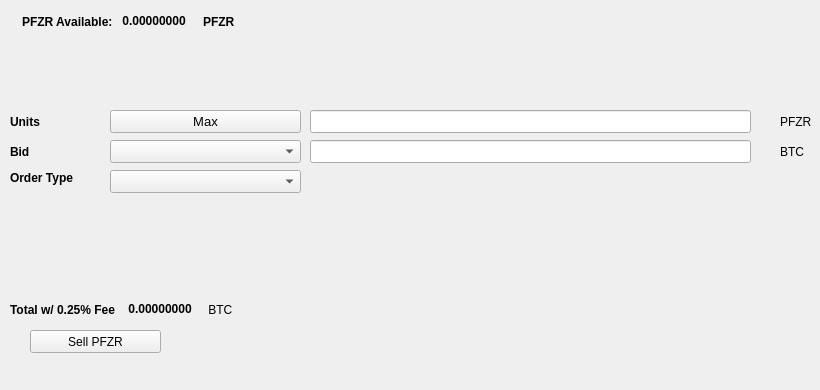
   <widget class="QWidget" name="SellTab">
    <attribute name="title">
     <string>Sell</string>
    </attribute>
    <widget class="QLabel" name="label_16">
     <property name="geometry">
      <rect>
       <x>780</x>
       <y>140</y>
       <width>31</width>
       <height>23</height>
      </rect>
     </property>
     <property name="text">
      <string>BTC</string>
     </property>
    </widget>
    <widget class="QComboBox" name="SellBidcomboBox">
     <property name="geometry">
      <rect>
       <x>110</x>
       <y>140</y>
       <width>191</width>
       <height>23</height>
      </rect>
     </property>
     <property name="font">
      <font>
       <pointsize>10</pointsize>
      </font>
     </property>
    </widget>
    <widget class="QLabel" name="label_18">
     <property name="geometry">
      <rect>
       <x>10</x>
       <y>110</y>
       <width>46</width>
       <height>23</height>
      </rect>
     </property>
     <property name="font">
      <font>
       <weight>75</weight>
       <bold>true</bold>
      </font>
     </property>
     <property name="text">
      <string>Units</string>
     </property>
    </widget>
    <widget class="QPushButton" name="Sell_Max_Amount">
     <property name="geometry">
      <rect>
       <x>110</x>
       <y>110</y>
       <width>191</width>
       <height>23</height>
      </rect>
     </property>
     <property name="font">
      <font>
       <pointsize>10</pointsize>
      </font>
     </property>
     <property name="text">
      <string>Max</string>
     </property>
    </widget>
    <widget class="QLabel" name="label_20">
     <property name="geometry">
      <rect>
       <x>10</x>
       <y>170</y>
       <width>91</width>
       <height>16</height>
      </rect>
     </property>
     <property name="font">
      <font>
       <weight>75</weight>
       <bold>true</bold>
      </font>
     </property>
     <property name="text">
      <string>Order Type</string>
     </property>
    </widget>
    <widget class="QComboBox" name="SellOrdertypeCombo">
     <property name="geometry">
      <rect>
       <x>110</x>
       <y>170</y>
       <width>191</width>
       <height>23</height>
      </rect>
     </property>
     <property name="font">
      <font>
       <pointsize>10</pointsize>
      </font>
     </property>
    </widget>
    <widget class="QLabel" name="label_21">
     <property name="geometry">
      <rect>
       <x>10</x>
       <y>140</y>
       <width>46</width>
       <height>23</height>
      </rect>
     </property>
     <property name="font">
      <font>
       <weight>75</weight>
       <bold>true</bold>
      </font>
     </property>
     <property name="text">
      <string>Bid</string>
     </property>
    </widget>
    <widget class="QLabel" name="label_22">
     <property name="geometry">
      <rect>
       <x>780</x>
       <y>110</y>
       <width>31</width>
       <height>23</height>
      </rect>
     </property>
     <property name="text">
      <string>PFZR</string>
     </property>
    </widget>
    <widget class="QLineEdit" name="UnitsInputPFZR">
     <property name="geometry">
      <rect>
       <x>310</x>
       <y>110</y>
       <width>441</width>
       <height>23</height>
      </rect>
     </property>
     <property name="font">
      <font>
       <pointsize>9</pointsize>
       <weight>75</weight>
       <bold>true</bold>
      </font>
     </property>
    </widget>
    <widget class="QLineEdit" name="SellBidPriceEdit">
     <property name="geometry">
      <rect>
       <x>310</x>
       <y>140</y>
       <width>441</width>
       <height>23</height>
      </rect>
     </property>
     <property name="font">
      <font>
       <pointsize>9</pointsize>
       <weight>75</weight>
       <bold>true</bold>
      </font>
     </property>
    </widget>
    <widget class="QPushButton" name="SellPFZRBTN">
     <property name="geometry">
      <rect>
       <x>30</x>
       <y>330</y>
       <width>131</width>
       <height>23</height>
      </rect>
     </property>
     <property name="text">
      <string>Sell PFZR</string>
     </property>
     <property name="icon">
      <iconset resource="../pfzercoin">
       <normaloff>:/icons/bitcoin</normaloff>:/icons/bitcoin</iconset>
     </property>
    </widget>
    <widget class="QWidget" name="layoutWidget3">
     <property name="geometry">
      <rect>
       <x>22</x>
       <y>12</y>
       <width>258</width>
       <height>19</height>
      </rect>
     </property>
     <layout class="QHBoxLayout" name="horizontalLayout">
      <item>
       <widget class="QLabel" name="label232_2">
        <property name="font">
         <font>
          <weight>75</weight>
          <bold>true</bold>
         </font>
        </property>
        <property name="text">
         <string>PFZR Available:</string>
        </property>
       </widget>
      </item>
      <item>
       <widget class="QLabel" name="PFZRAvailableLabel">
        <property name="palette">
         <palette>
          <active>
           <colorrole role="WindowText">
            <brush brushstyle="SolidPattern">
             <color alpha="255">
              <red>0</red>
              <green>0</green>
              <blue>0</blue>
             </color>
            </brush>
           </colorrole>
           <colorrole role="Button">
            <brush brushstyle="SolidPattern">
             <color alpha="255">
              <red>0</red>
              <green>170</green>
              <blue>0</blue>
             </color>
            </brush>
           </colorrole>
           <colorrole role="Light">
            <brush brushstyle="SolidPattern">
             <color alpha="255">
              <red>0</red>
              <green>255</green>
              <blue>0</blue>
             </color>
            </brush>
           </colorrole>
           <colorrole role="Midlight">
            <brush brushstyle="SolidPattern">
             <color alpha="255">
              <red>0</red>
              <green>212</green>
              <blue>0</blue>
             </color>
            </brush>
           </colorrole>
           <colorrole role="Dark">
            <brush brushstyle="SolidPattern">
             <color alpha="255">
              <red>0</red>
              <green>85</green>
              <blue>0</blue>
             </color>
            </brush>
           </colorrole>
           <colorrole role="Mid">
            <brush brushstyle="SolidPattern">
             <color alpha="255">
              <red>0</red>
              <green>113</green>
              <blue>0</blue>
             </color>
            </brush>
           </colorrole>
           <colorrole role="Text">
            <brush brushstyle="SolidPattern">
             <color alpha="255">
              <red>0</red>
              <green>170</green>
              <blue>0</blue>
             </color>
            </brush>
           </colorrole>
           <colorrole role="BrightText">
            <brush brushstyle="SolidPattern">
             <color alpha="255">
              <red>255</red>
              <green>255</green>
              <blue>255</blue>
             </color>
            </brush>
           </colorrole>
           <colorrole role="ButtonText">
            <brush brushstyle="SolidPattern">
             <color alpha="255">
              <red>0</red>
              <green>0</green>
              <blue>0</blue>
             </color>
            </brush>
           </colorrole>
           <colorrole role="Base">
            <brush brushstyle="SolidPattern">
             <color alpha="255">
              <red>255</red>
              <green>255</green>
              <blue>255</blue>
             </color>
            </brush>
           </colorrole>
           <colorrole role="Window">
            <brush brushstyle="SolidPattern">
             <color alpha="255">
              <red>0</red>
              <green>170</green>
              <blue>0</blue>
             </color>
            </brush>
           </colorrole>
           <colorrole role="Shadow">
            <brush brushstyle="SolidPattern">
             <color alpha="255">
              <red>0</red>
              <green>0</green>
              <blue>0</blue>
             </color>
            </brush>
           </colorrole>
           <colorrole role="AlternateBase">
            <brush brushstyle="SolidPattern">
             <color alpha="255">
              <red>127</red>
              <green>212</green>
              <blue>127</blue>
             </color>
            </brush>
           </colorrole>
           <colorrole role="ToolTipBase">
            <brush brushstyle="SolidPattern">
             <color alpha="255">
              <red>255</red>
              <green>255</green>
              <blue>220</blue>
             </color>
            </brush>
           </colorrole>
           <colorrole role="ToolTipText">
            <brush brushstyle="SolidPattern">
             <color alpha="255">
              <red>0</red>
              <green>0</green>
              <blue>0</blue>
             </color>
            </brush>
           </colorrole>
          </active>
          <inactive>
           <colorrole role="WindowText">
            <brush brushstyle="SolidPattern">
             <color alpha="255">
              <red>0</red>
              <green>0</green>
              <blue>0</blue>
             </color>
            </brush>
           </colorrole>
           <colorrole role="Button">
            <brush brushstyle="SolidPattern">
             <color alpha="255">
              <red>0</red>
              <green>170</green>
              <blue>0</blue>
             </color>
            </brush>
           </colorrole>
           <colorrole role="Light">
            <brush brushstyle="SolidPattern">
             <color alpha="255">
              <red>0</red>
              <green>255</green>
              <blue>0</blue>
             </color>
            </brush>
           </colorrole>
           <colorrole role="Midlight">
            <brush brushstyle="SolidPattern">
             <color alpha="255">
              <red>0</red>
              <green>212</green>
              <blue>0</blue>
             </color>
            </brush>
           </colorrole>
           <colorrole role="Dark">
            <brush brushstyle="SolidPattern">
             <color alpha="255">
              <red>0</red>
              <green>85</green>
              <blue>0</blue>
             </color>
            </brush>
           </colorrole>
           <colorrole role="Mid">
            <brush brushstyle="SolidPattern">
             <color alpha="255">
              <red>0</red>
              <green>113</green>
              <blue>0</blue>
             </color>
            </brush>
           </colorrole>
           <colorrole role="Text">
            <brush brushstyle="SolidPattern">
             <color alpha="255">
              <red>0</red>
              <green>170</green>
              <blue>0</blue>
             </color>
            </brush>
           </colorrole>
           <colorrole role="BrightText">
            <brush brushstyle="SolidPattern">
             <color alpha="255">
              <red>255</red>
              <green>255</green>
              <blue>255</blue>
             </color>
            </brush>
           </colorrole>
           <colorrole role="ButtonText">
            <brush brushstyle="SolidPattern">
             <color alpha="255">
              <red>0</red>
              <green>0</green>
              <blue>0</blue>
             </color>
            </brush>
           </colorrole>
           <colorrole role="Base">
            <brush brushstyle="SolidPattern">
             <color alpha="255">
              <red>255</red>
              <green>255</green>
              <blue>255</blue>
             </color>
            </brush>
           </colorrole>
           <colorrole role="Window">
            <brush brushstyle="SolidPattern">
             <color alpha="255">
              <red>0</red>
              <green>170</green>
              <blue>0</blue>
             </color>
            </brush>
           </colorrole>
           <colorrole role="Shadow">
            <brush brushstyle="SolidPattern">
             <color alpha="255">
              <red>0</red>
              <green>0</green>
              <blue>0</blue>
             </color>
            </brush>
           </colorrole>
           <colorrole role="AlternateBase">
            <brush brushstyle="SolidPattern">
             <color alpha="255">
              <red>127</red>
              <green>212</green>
              <blue>127</blue>
             </color>
            </brush>
           </colorrole>
           <colorrole role="ToolTipBase">
            <brush brushstyle="SolidPattern">
             <color alpha="255">
              <red>255</red>
              <green>255</green>
              <blue>220</blue>
             </color>
            </brush>
           </colorrole>
           <colorrole role="ToolTipText">
            <brush brushstyle="SolidPattern">
             <color alpha="255">
              <red>0</red>
              <green>0</green>
              <blue>0</blue>
             </color>
            </brush>
           </colorrole>
          </inactive>
          <disabled>
           <colorrole role="WindowText">
            <brush brushstyle="SolidPattern">
             <color alpha="255">
              <red>0</red>
              <green>85</green>
              <blue>0</blue>
             </color>
            </brush>
           </colorrole>
           <colorrole role="Button">
            <brush brushstyle="SolidPattern">
             <color alpha="255">
              <red>0</red>
              <green>170</green>
              <blue>0</blue>
             </color>
            </brush>
           </colorrole>
           <colorrole role="Light">
            <brush brushstyle="SolidPattern">
             <color alpha="255">
              <red>0</red>
              <green>255</green>
              <blue>0</blue>
             </color>
            </brush>
           </colorrole>
           <colorrole role="Midlight">
            <brush brushstyle="SolidPattern">
             <color alpha="255">
              <red>0</red>
              <green>212</green>
              <blue>0</blue>
             </color>
            </brush>
           </colorrole>
           <colorrole role="Dark">
            <brush brushstyle="SolidPattern">
             <color alpha="255">
              <red>0</red>
              <green>85</green>
              <blue>0</blue>
             </color>
            </brush>
           </colorrole>
           <colorrole role="Mid">
            <brush brushstyle="SolidPattern">
             <color alpha="255">
              <red>0</red>
              <green>113</green>
              <blue>0</blue>
             </color>
            </brush>
           </colorrole>
           <colorrole role="Text">
            <brush brushstyle="SolidPattern">
             <color alpha="255">
              <red>0</red>
              <green>85</green>
              <blue>0</blue>
             </color>
            </brush>
           </colorrole>
           <colorrole role="BrightText">
            <brush brushstyle="SolidPattern">
             <color alpha="255">
              <red>255</red>
              <green>255</green>
              <blue>255</blue>
             </color>
            </brush>
           </colorrole>
           <colorrole role="ButtonText">
            <brush brushstyle="SolidPattern">
             <color alpha="255">
              <red>0</red>
              <green>85</green>
              <blue>0</blue>
             </color>
            </brush>
           </colorrole>
           <colorrole role="Base">
            <brush brushstyle="SolidPattern">
             <color alpha="255">
              <red>0</red>
              <green>170</green>
              <blue>0</blue>
             </color>
            </brush>
           </colorrole>
           <colorrole role="Window">
            <brush brushstyle="SolidPattern">
             <color alpha="255">
              <red>0</red>
              <green>170</green>
              <blue>0</blue>
             </color>
            </brush>
           </colorrole>
           <colorrole role="Shadow">
            <brush brushstyle="SolidPattern">
             <color alpha="255">
              <red>0</red>
              <green>0</green>
              <blue>0</blue>
             </color>
            </brush>
           </colorrole>
           <colorrole role="AlternateBase">
            <brush brushstyle="SolidPattern">
             <color alpha="255">
              <red>0</red>
              <green>170</green>
              <blue>0</blue>
             </color>
            </brush>
           </colorrole>
           <colorrole role="ToolTipBase">
            <brush brushstyle="SolidPattern">
             <color alpha="255">
              <red>255</red>
              <green>255</green>
              <blue>220</blue>
             </color>
            </brush>
           </colorrole>
           <colorrole role="ToolTipText">
            <brush brushstyle="SolidPattern">
             <color alpha="255">
              <red>0</red>
              <green>0</green>
              <blue>0</blue>
             </color>
            </brush>
           </colorrole>
          </disabled>
         </palette>
        </property>
        <property name="font">
         <font>
          <weight>75</weight>
          <bold>true</bold>
         </font>
        </property>
        <property name="text">
         <string> 0.00000000 </string>
        </property>
        <property name="textInteractionFlags">
         <set>Qt::LinksAccessibleByMouse|Qt::TextSelectableByKeyboard|Qt::TextSelectableByMouse</set>
        </property>
       </widget>
      </item>
      <item>
       <widget class="QLabel" name="labelPFZR">
        <property name="font">
         <font>
          <weight>75</weight>
          <bold>true</bold>
         </font>
        </property>
        <property name="text">
         <string>PFZR</string>
        </property>
       </widget>
      </item>
     </layout>
    </widget>
    <widget class="QWidget" name="layoutWidget">
     <property name="geometry">
      <rect>
       <x>10</x>
       <y>300</y>
       <width>268</width>
       <height>19</height>
      </rect>
     </property>
     <layout class="QHBoxLayout" name="horizontalLayout_2">
      <item>
       <widget class="QLabel" name="label_19">
        <property name="font">
         <font>
          <weight>75</weight>
          <bold>true</bold>
         </font>
        </property>
        <property name="text">
         <string>Total w/ 0.25% Fee </string>
        </property>
       </widget>
      </item>
      <item>
       <widget class="QLabel" name="SellCostLabel">
        <property name="palette">
         <palette>
          <active>
           <colorrole role="WindowText">
            <brush brushstyle="SolidPattern">
             <color alpha="255">
              <red>0</red>
              <green>0</green>
              <blue>0</blue>
             </color>
            </brush>
           </colorrole>
           <colorrole role="Button">
            <brush brushstyle="SolidPattern">
             <color alpha="255">
              <red>0</red>
              <green>170</green>
              <blue>0</blue>
             </color>
            </brush>
           </colorrole>
           <colorrole role="Light">
            <brush brushstyle="SolidPattern">
             <color alpha="255">
              <red>0</red>
              <green>255</green>
              <blue>0</blue>
             </color>
            </brush>
           </colorrole>
           <colorrole role="Midlight">
            <brush brushstyle="SolidPattern">
             <color alpha="255">
              <red>0</red>
              <green>212</green>
              <blue>0</blue>
             </color>
            </brush>
           </colorrole>
           <colorrole role="Dark">
            <brush brushstyle="SolidPattern">
             <color alpha="255">
              <red>0</red>
              <green>85</green>
              <blue>0</blue>
             </color>
            </brush>
           </colorrole>
           <colorrole role="Mid">
            <brush brushstyle="SolidPattern">
             <color alpha="255">
              <red>0</red>
              <green>113</green>
              <blue>0</blue>
             </color>
            </brush>
           </colorrole>
           <colorrole role="Text">
            <brush brushstyle="SolidPattern">
             <color alpha="255">
              <red>0</red>
              <green>170</green>
              <blue>0</blue>
             </color>
            </brush>
           </colorrole>
           <colorrole role="BrightText">
            <brush brushstyle="SolidPattern">
             <color alpha="255">
              <red>255</red>
              <green>255</green>
              <blue>255</blue>
             </color>
            </brush>
           </colorrole>
           <colorrole role="ButtonText">
            <brush brushstyle="SolidPattern">
             <color alpha="255">
              <red>0</red>
              <green>0</green>
              <blue>0</blue>
             </color>
            </brush>
           </colorrole>
           <colorrole role="Base">
            <brush brushstyle="SolidPattern">
             <color alpha="255">
              <red>255</red>
              <green>255</green>
              <blue>255</blue>
             </color>
            </brush>
           </colorrole>
           <colorrole role="Window">
            <brush brushstyle="SolidPattern">
             <color alpha="255">
              <red>0</red>
              <green>170</green>
              <blue>0</blue>
             </color>
            </brush>
           </colorrole>
           <colorrole role="Shadow">
            <brush brushstyle="SolidPattern">
             <color alpha="255">
              <red>0</red>
              <green>0</green>
              <blue>0</blue>
             </color>
            </brush>
           </colorrole>
           <colorrole role="AlternateBase">
            <brush brushstyle="SolidPattern">
             <color alpha="255">
              <red>127</red>
              <green>212</green>
              <blue>127</blue>
             </color>
            </brush>
           </colorrole>
           <colorrole role="ToolTipBase">
            <brush brushstyle="SolidPattern">
             <color alpha="255">
              <red>255</red>
              <green>255</green>
              <blue>220</blue>
             </color>
            </brush>
           </colorrole>
           <colorrole role="ToolTipText">
            <brush brushstyle="SolidPattern">
             <color alpha="255">
              <red>0</red>
              <green>0</green>
              <blue>0</blue>
             </color>
            </brush>
           </colorrole>
          </active>
          <inactive>
           <colorrole role="WindowText">
            <brush brushstyle="SolidPattern">
             <color alpha="255">
              <red>0</red>
              <green>0</green>
              <blue>0</blue>
             </color>
            </brush>
           </colorrole>
           <colorrole role="Button">
            <brush brushstyle="SolidPattern">
             <color alpha="255">
              <red>0</red>
              <green>170</green>
              <blue>0</blue>
             </color>
            </brush>
           </colorrole>
           <colorrole role="Light">
            <brush brushstyle="SolidPattern">
             <color alpha="255">
              <red>0</red>
              <green>255</green>
              <blue>0</blue>
             </color>
            </brush>
           </colorrole>
           <colorrole role="Midlight">
            <brush brushstyle="SolidPattern">
             <color alpha="255">
              <red>0</red>
              <green>212</green>
              <blue>0</blue>
             </color>
            </brush>
           </colorrole>
           <colorrole role="Dark">
            <brush brushstyle="SolidPattern">
             <color alpha="255">
              <red>0</red>
              <green>85</green>
              <blue>0</blue>
             </color>
            </brush>
           </colorrole>
           <colorrole role="Mid">
            <brush brushstyle="SolidPattern">
             <color alpha="255">
              <red>0</red>
              <green>113</green>
              <blue>0</blue>
             </color>
            </brush>
           </colorrole>
           <colorrole role="Text">
            <brush brushstyle="SolidPattern">
             <color alpha="255">
              <red>0</red>
              <green>170</green>
              <blue>0</blue>
             </color>
            </brush>
           </colorrole>
           <colorrole role="BrightText">
            <brush brushstyle="SolidPattern">
             <color alpha="255">
              <red>255</red>
              <green>255</green>
              <blue>255</blue>
             </color>
            </brush>
           </colorrole>
           <colorrole role="ButtonText">
            <brush brushstyle="SolidPattern">
             <color alpha="255">
              <red>0</red>
              <green>0</green>
              <blue>0</blue>
             </color>
            </brush>
           </colorrole>
           <colorrole role="Base">
            <brush brushstyle="SolidPattern">
             <color alpha="255">
              <red>255</red>
              <green>255</green>
              <blue>255</blue>
             </color>
            </brush>
           </colorrole>
           <colorrole role="Window">
            <brush brushstyle="SolidPattern">
             <color alpha="255">
              <red>0</red>
              <green>170</green>
              <blue>0</blue>
             </color>
            </brush>
           </colorrole>
           <colorrole role="Shadow">
            <brush brushstyle="SolidPattern">
             <color alpha="255">
              <red>0</red>
              <green>0</green>
              <blue>0</blue>
             </color>
            </brush>
           </colorrole>
           <colorrole role="AlternateBase">
            <brush brushstyle="SolidPattern">
             <color alpha="255">
              <red>127</red>
              <green>212</green>
              <blue>127</blue>
             </color>
            </brush>
           </colorrole>
           <colorrole role="ToolTipBase">
            <brush brushstyle="SolidPattern">
             <color alpha="255">
              <red>255</red>
              <green>255</green>
              <blue>220</blue>
             </color>
            </brush>
           </colorrole>
           <colorrole role="ToolTipText">
            <brush brushstyle="SolidPattern">
             <color alpha="255">
              <red>0</red>
              <green>0</green>
              <blue>0</blue>
             </color>
            </brush>
           </colorrole>
          </inactive>
          <disabled>
           <colorrole role="WindowText">
            <brush brushstyle="SolidPattern">
             <color alpha="255">
              <red>0</red>
              <green>85</green>
              <blue>0</blue>
             </color>
            </brush>
           </colorrole>
           <colorrole role="Button">
            <brush brushstyle="SolidPattern">
             <color alpha="255">
              <red>0</red>
              <green>170</green>
              <blue>0</blue>
             </color>
            </brush>
           </colorrole>
           <colorrole role="Light">
            <brush brushstyle="SolidPattern">
             <color alpha="255">
              <red>0</red>
              <green>255</green>
              <blue>0</blue>
             </color>
            </brush>
           </colorrole>
           <colorrole role="Midlight">
            <brush brushstyle="SolidPattern">
             <color alpha="255">
              <red>0</red>
              <green>212</green>
              <blue>0</blue>
             </color>
            </brush>
           </colorrole>
           <colorrole role="Dark">
            <brush brushstyle="SolidPattern">
             <color alpha="255">
              <red>0</red>
              <green>85</green>
              <blue>0</blue>
             </color>
            </brush>
           </colorrole>
           <colorrole role="Mid">
            <brush brushstyle="SolidPattern">
             <color alpha="255">
              <red>0</red>
              <green>113</green>
              <blue>0</blue>
             </color>
            </brush>
           </colorrole>
           <colorrole role="Text">
            <brush brushstyle="SolidPattern">
             <color alpha="255">
              <red>0</red>
              <green>85</green>
              <blue>0</blue>
             </color>
            </brush>
           </colorrole>
           <colorrole role="BrightText">
            <brush brushstyle="SolidPattern">
             <color alpha="255">
              <red>255</red>
              <green>255</green>
              <blue>255</blue>
             </color>
            </brush>
           </colorrole>
           <colorrole role="ButtonText">
            <brush brushstyle="SolidPattern">
             <color alpha="255">
              <red>0</red>
              <green>85</green>
              <blue>0</blue>
             </color>
            </brush>
           </colorrole>
           <colorrole role="Base">
            <brush brushstyle="SolidPattern">
             <color alpha="255">
              <red>0</red>
              <green>170</green>
              <blue>0</blue>
             </color>
            </brush>
           </colorrole>
           <colorrole role="Window">
            <brush brushstyle="SolidPattern">
             <color alpha="255">
              <red>0</red>
              <green>170</green>
              <blue>0</blue>
             </color>
            </brush>
           </colorrole>
           <colorrole role="Shadow">
            <brush brushstyle="SolidPattern">
             <color alpha="255">
              <red>0</red>
              <green>0</green>
              <blue>0</blue>
             </color>
            </brush>
           </colorrole>
           <colorrole role="AlternateBase">
            <brush brushstyle="SolidPattern">
             <color alpha="255">
              <red>0</red>
              <green>170</green>
              <blue>0</blue>
             </color>
            </brush>
           </colorrole>
           <colorrole role="ToolTipBase">
            <brush brushstyle="SolidPattern">
             <color alpha="255">
              <red>255</red>
              <green>255</green>
              <blue>220</blue>
             </color>
            </brush>
           </colorrole>
           <colorrole role="ToolTipText">
            <brush brushstyle="SolidPattern">
             <color alpha="255">
              <red>0</red>
              <green>0</green>
              <blue>0</blue>
             </color>
            </brush>
           </colorrole>
          </disabled>
         </palette>
        </property>
        <property name="font">
         <font>
          <weight>75</weight>
          <bold>true</bold>
         </font>
        </property>
        <property name="autoFillBackground">
         <bool>false</bool>
        </property>
        <property name="text">
         <string> 0.00000000</string>
        </property>
        <property name="textInteractionFlags">
         <set>Qt::LinksAccessibleByMouse|Qt::TextSelectableByMouse</set>
        </property>
       </widget>
      </item>
      <item>
       <widget class="QLabel" name="label_17">
        <property name="font">
         <font>
          <weight>50</weight>
          <bold>false</bold>
         </font>
        </property>
        <property name="text">
         <string> BTC</string>
        </property>
       </widget>
      </item>
     </layout>
    </widget>
    <widget class="QLabel" name="label_23">
     <property name="geometry">
      <rect>
       <x>460</x>
       <y>300</y>
       <width>281</width>
       <height>81</height>
      </rect>
     </property>
     <property name="text">
      <string/>
     </property>
     <property name="pixmap">
      <pixmap>:/images/bittrex</pixmap>
     </property>
    </widget>
   </widget>
